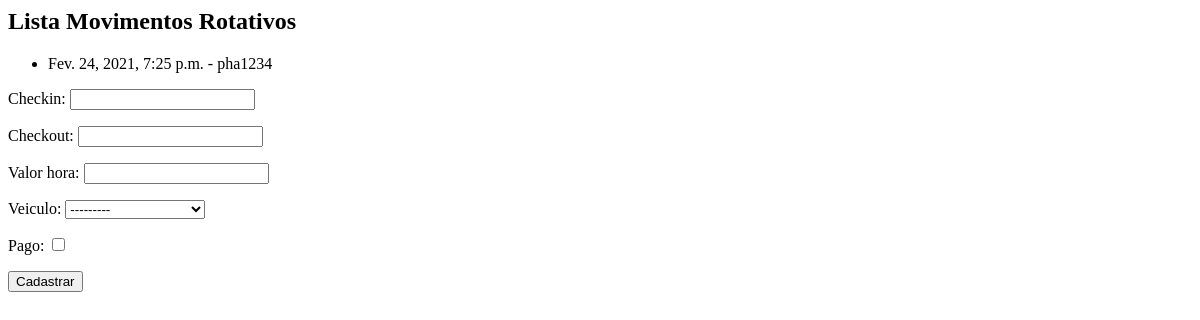
The app's page /core/mov_rot/, older data.
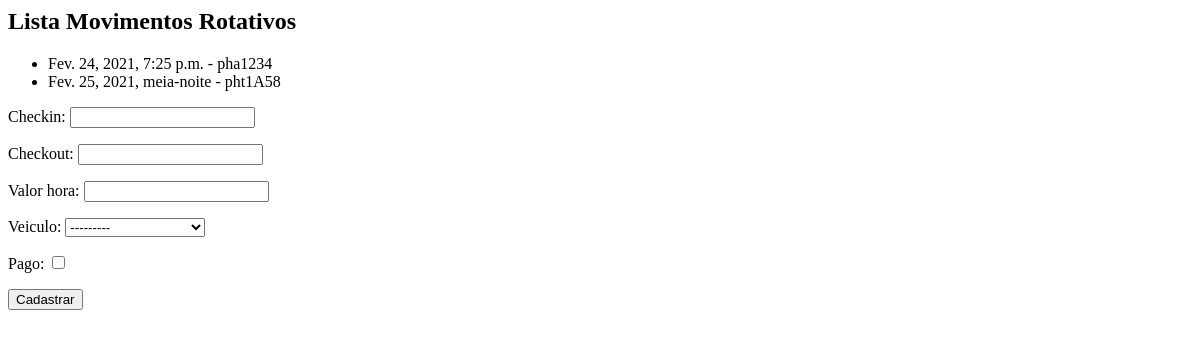
The same page, newer data.
### core/models.py (models this page shows, shortened)
class MovRotativo(models.Model):
    checkin = models.DateTimeField(auto_now=False)
    checkout = models.DateTimeField(auto_now=False, null=True, blank=True)
    valor_hora = models.DecimalField(max_digits=5, decimal_places=2)
    veiculo = models.ForeignKey('Veiculo', on_delete=models.CASCADE)
    pago = models.BooleanField(default=False)

class Veiculo(models.Model):
    marca = models.ForeignKey('Marca', on_delete=models.CASCADE)
    placa = models.CharField(max_length=7)
    proprietario = models.ForeignKey('PEssoa', on_delete=models.CASCADE)
    cor = models.CharField(max_length=15)
    observacoes = models.TextField()
    def __str__(self):
        return self.marca.nome + ' - ' + self.placa

### core/views.py (the view)
# urls.py: path('mov_rot/', lista_mov_rotativo, name='core_mov_rot_lista'),
def lista_mov_rotativo(request):
    movrotativo = MovRotativo.objects.all()
    form = MovRotativoForm()
    data = {'movrotativos': movrotativo, 'form': form}
    return render(request, 'core/lista_mov_rot.html', data)

### core/forms.py
class MovRotativoForm(ModelForm):
    class Meta:
        model = MovRotativo
        fields = '__all__'

### core/templates/core/lista_mov_rot.html (shortened to what this page needs)
<h2>Lista Movimentos Rotativos</h2>
<ul>
{% for movrotativo in movrotativos %}
    <li>{{ movrotativo.checkin }} - {{ movrotativo.veiculo.placa }}</li>
{% endfor %}
</ul>
<form action="{% url 'core_mov_rot_novo' %}" method="POST">
    {{form.as_p}}
    <button type="submit">Cadastrar</button>
</form>

Row changes from the older to the newer data that the page shows:
added MovRotativo: checkin "Fev. 25, 2021, meia-noite", veiculo.placa "pht1A58"
